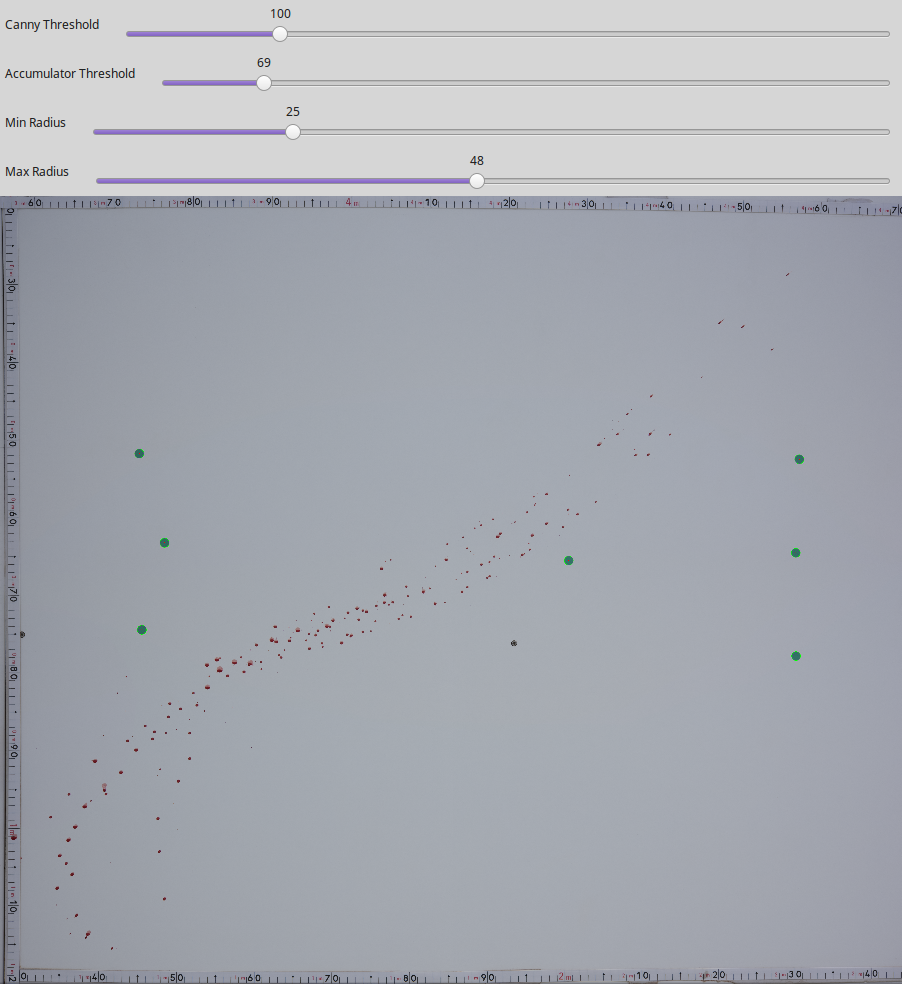
#> input picture hough_circle_blood_sppatter.png, 902 x 984 px, found by its file name
$ python stain_segmentation.py ../hough_circle_blood_spatter_2.png   (older library calls are emulated)
#> lines starting #> are read from the running program, lines starting #| are printed output that depends on the picture; after the words box and inside, x2 and y2 are one past the last pixel; in counts of white or black regions, pixels touching at a corner belong together
### image processing v1/pattern.py
import numpy as np
import matplotlib.pyplot as plt
import matplotlib.patches as patches
from scipy.stats import kde
from scipy.spatial import ConvexHull
import cv2
import os
import csv
import progressbar

class Pattern:

    def __init__(self, stains=[]):
        self.contours = []
        self.stains = stains
        self.scale = 7.0
        self.elliptical_stains = []
        self.image = None
        self.name = ""
        self.summary_data = []
        self.plots = {}
        for stain in self.stains:
            if stain.ellipse:
                self.elliptical_stains.append(stain)

    def add_stain(self, stain):
        self.stains.append(stain)
        if stain.major_axis != None:
            self.elliptical_stains.append(stain)

    # [154 lines left out: functions convergence, plot_convergence, plot_intersection_scatter, plot_density_heatmap, calculate_convergence_box, line_intersection and 2 more, not called in this run]

    def calculate_summary_data(self, to_calculate, batch=False):
        bar = progressbar.ProgressBar(max_value=3)
        poly, r_squared,  ratio_stain_number, ratio_stain_area, str_convergence, str_box = [""]*6
        bar.update(0)
        if to_calculate['linearity']:
            poly, r_squared = self.linearity()
            r_squared = "{:.4f}".format(r_squared)
        bar.update(1)
        if to_calculate['distribution']:
            ratio_stain_number, ratio_stain_area = self.distribution()
            ratio_stain_area = "{:.3e}".format(ratio_stain_area)
            ratio_stain_number = "{:.3e}".format(ratio_stain_number)
        bar.update(2)
        if to_calculate['convergence']:
            box, convergence_point = self.convergence()
            str_box = "lower left (x,y) : ({:.1f},{:.1f}) Width : {:.1f} Height : {:.1f}".format(
                box.get_x(), box.get_y(), box.get_width(), box.get_height())
            str_convergence = "({:.1f}, {:.1f})".format(*convergence_point)

        bar.update(3)
        if not batch:
            plt.show()
        self.summary_data = [poly, r_squared,  ratio_stain_number, ratio_stain_area, str_convergence, str_box]
        return self.summary_data

    def get_summary_data(self, to_calculate, batch=False):
        return self.summary_data if len(self.summary_data) > 0 else self.calculate_summary_data(to_calculate, batch)

    def clear_data(self):
        self.stains = []
        self.summary_data = []
        self.plots = {}

    def export(self, save_path, metrics, batch=False):
        file_name = os.path.splitext(save_path)[0]
        data = self.get_summary_data(metrics, batch)
        with open(file_name + '_pattern.csv', 'w', newline='') as csvfile:
            data_writer = csv.writer(csvfile, delimiter=',',
                                    quotechar='"', quoting=csv.QUOTE_MINIMAL)
            metrics = ["Linearity - Polyline fit", "R^2", "Distribution - ratio stain number to convex hull area",
                                    "ratio stain area to convex hull area", "Convergence - point of highest density", "box of %60 of intersections"]
            for i in range(len(metrics)):
                data_writer.writerow([metrics[i], data[i]])

        for name, figure in self.plots.items():
            figure.savefig(file_name + "_" + name + ".png")


### image processing v1/bloodstain.py
import cv2
import json
import numpy as np
import csv

class Stain:

    def __init__(self, id, contour, scale, original): # scale in px per mm
        self.contour = contour
        self.id = id
        moment = cv2.moments(contour)
        self.original = original
        self.position = (int(moment['m10'] / moment['m00']), int(moment['m01'] / moment['m00'])) if moment['m00'] > 0 else (10,10)
        self.ellipse = cv2.fitEllipse(self.contour) if len(self.contour) >= 5 else None
        self.area = cv2.contourArea(self.contour)
        self.area_mm = self.area * (1 / scale ** 2)
        self.major_axis = None
        if self.ellipse is not None:
            (self.x_ellipse, self.y_ellipse), (self.width, self.height), self.angle = self.ellipse
            self.major_axis = self.calculate_major_axis()
        else:
            self.x_ellipse, self.y_ellipse, self.width, self.height, self.angle = [None] * 5

    def draw_ellipse(self, image):

        if self.ellipse is not None:
           cv2.ellipse(image, self.ellipse, (0,255,0), 2)

    def circularity(self):
        if self.ellipse:
            return self.width / self.height
        else:
            return float('inf')

    def orientaton(self):
        if self.ellipse:
            if self.direction()[0] == "left":
                gamma = (self.angle + 180) % 360
            else:
                gamma = self.angle
            return [self.angle, gamma]
        return [float('inf'), float('inf')]


    def direction(self):
        if self.ellipse:
            x = self.x_ellipse
            angle = self.angle
            left_half = []
            right_half = []

            for pt in self.contour:
                pt = pt[0]
                side = (pt[0] - x)
                if side > 1:
                    right_half.append(pt)
                else:
                    left_half.append(pt)
            left_half = np.array(left_half)

            right_half = np.array(right_half)

        else:
            left_half = self.contour[ : len(self.contour) // 2]
            right_half = self.contour[len(self.contour) // 2 : ]
            angle = float('inf')

        if np.abs(self.area_half(left_half) - self.area_half(right_half)) <= 0.005:
            direction = "?"
        elif self.area_half(left_half) < self.area_half(right_half):
            if angle < 90:
                direction = ("left", "down")
            else:
                direction = ("left", "up")
        else:
            if angle < 90:
                direction = ("right", "up")
            else:
                direction = ("right", "down")

        return direction

    def calculate_major_axis(self):
        x = self.position[0]
        y = self.position[1]
        direction = self.direction()

        if self.angle:
            pty = np.cos(np.deg2rad(self.angle)) * 1000000
            ptx = np.sin(np.deg2rad(self.angle)) * 1000000
            x0 = int(x + ptx)
            x1 = int(x - ptx)
            y0 = int(y - pty)
            y1 = int(y + pty)

            if direction != "?":
                if direction[0] == "left":
                    x_use = max(x0, x1)
                else:
                    x_use = min(x0, x1)
                if direction[1] == "up":
                    y_use = max(y0, y1)
                else:
                    y_use = min(y0, y1)
                # print(x, y)
                return sorted([(x, y), (int(x_use), int(y_use))], key=lambda x : x[0])
            return sorted([(int(x0), int(y0)), (int(x1), int(y1))], key=lambda x : x[0])

    def area_half(self, half_contour):
        if len(half_contour) > 0:
            hull_half = cv2.contourArea(cv2.convexHull(half_contour))
            if hull_half > 0:
                return cv2.contourArea(half_contour) / hull_half
        return -1


    def intensity(self, image):
        grey = cv2.cvtColor(self.original, cv2.COLOR_BGR2GRAY)
        mask = np.zeros(grey.shape, np.uint8)
        cv2.drawContours(mask, [self.contour], 0, 255, -1)
        intensity = cv2.mean(grey, mask=mask)
        return intensity[0] / 255

    def solidity(self):
        '''regularity of element margin'''
        hull = cv2.convexHull(self.contour)
        hull_area = cv2.contourArea(hull)
        if hull_area > 0:
            return self.area / hull_area
        else:
            return None

    def annotate(self, image, annotations={
        'ellipse':True, 'id':True, 'directionality':False,
        'center':True, 'gamma':False, 'direction_line': False}):
        font = cv2.FONT_HERSHEY_SIMPLEX
        text = ""
        # if len(self.left_half) > 0:
        #    cv2.drawContours(image, [self.left_half], 0, (255,255,0), 3)
        #    cv2.drawContours(image, [self.right_half], 0, (255,255,0), 3)

        if annotations['ellipse'] and self.ellipse:
            self.draw_ellipse(image)
        if annotations['id']:
            text += str(self.id)
        if annotations['directionality']:
            text += " " + str(self.direction())
        if annotations['center']:
            cv2.circle(image, (self.position[0], self.position[1]), 2, (255, 255, 255), -1)
        if annotations['gamma']:
            text += " " + str(self.orientaton()[1])
        if annotations['direction_line'] and self.angle:
            cv2.line(image , self.major_axis[0], self.major_axis[1], (255,0,0), 2)
        cv2.putText(image, text, (int(self.position[0] + 10), int(self.position[1] + 30)), font, 1, (0,255,255), 2, cv2.LINE_AA)

    def label(self):
        points = [x[0] for x in self.contour.tolist() ]

        return [self.id] + points

    # [6 lines left out: function obj_format, not called in this run]

    def get_summary_data(self):
        summary_data = [self.id, self.position[0], self.position[1], int(self.area), self.area_mm, self.width, self.height, \
                self.orientaton()[0], self.orientaton()[1], str(self.direction()), self.solidity(), self.circularity(), self.intensity(self.original)]
        formatted = []
        for data in summary_data:
            if (data == float('inf')):
                data = None
            if (isinstance(data, float)):
                formatted.append("{:.3f}".format(data))
            else:
                formatted.append(data)
        return formatted

    def write_data(self, writer):
        writer.writerow(self.get_summary_data())


### image processing v1/parse_arguements.py
from argparse import ArgumentParser

def parse_args():
    parser = ArgumentParser(description='Segment bloodstains in an spatter pattern')
    parser.add_argument("-f", "--file", dest="filename",
                        help="file from base path", metavar="FILE")
    parser.add_argument("-F", "--AbsoluteFile", help="file from root", dest="full_path")
    parser.add_argument("-s", "--scale", dest="scale", type=float,
                        help="scale in pixels per mm", metavar="SCALE", default=7)
    parser.add_argument("-o", "--OutputPath", dest="output_path",
                        help="folder and base name for output", metavar="OUTPUT_PATH")
    parser.add_argument("-b", "--batch", dest="batch",  default=False,
                        help="Do not display preview or interactive graph output", metavar="BATCH")

    args = parser.parse_args()
    return vars(args)

# [13 lines left out: function parse_batch_args, not called in this run]

### image processing v1/stain_segmentation.py
import cv2
import numpy as np
import sys
import os
import time
from matplotlib import pyplot as plt
import bloodstain
import json
import csv
from parse_arguements import parse_args
from pattern import Pattern
import progressbar

# path = '/home/cosc/student/cba62/blood-spatter-analysis/Neural Net/bloodstains/cast-off/'
#path = "./images/"
path = '/media/cba62/Elements/Cropped Data/'
save_path = '/media/cba62/Elements/Result_data/'
pattern = Pattern()

def CLI(args={}):
    args = parse_args() if not args else args
    print(args)
    filename = None if not args['filename'] else path + args['filename']
    full_path = args['full_path']
    if full_path:
        filename = full_path

    if not filename:
        print("No file selected")
        return
    print("\nProcessing: " + filename)

    save_path = set_save_path(filename, args['output_path'])
    pattern.scale = args['scale']
    if pattern.scale < 1:
        print("Warning scale is less than 1")

    image = cv2.imread(filename)
#> image is the input picture: shape (984, 902, 3); mean B, G, R 178.5, 171, 167.6
    orginal = cv2.imread(filename)

    if image is None:
        print("No image file found")
        return

    batch = args['batch']

    height, width = image.shape[:2]
    pattern.image = image
    pattern.name = filename
    print("Segmenting stains")
    result = stain_segmentation(image, orginal)
    cv2.drawContours(image, pattern.contours, -1, (255,0,255), 3)
    for stain in pattern.stains:
            stain.annotate(image)
    if not batch:
        result_preview(result)
    print("Analysing Stains")
    export_stain_data(save_path)
    print("\nCalculating Pattern Metrics")
    pattern.export(save_path, batch)
    cv2.imwrite(save_path + '-result.jpg', result)
    print("\nResults found in files beginning: " + save_path)
    print("Done :)")


def set_save_path(full_path, output_path):
    if output_path:
        return output_path

    if full_path:
        save_path = os.path.splitext(full_path)[0]
    else:
        save_path =  '/media/cba62/Elements/Result_data/' + args['filename']
    save_path = os.path.splitext(save_path)[0]
    return save_path

def stain_segmentation(image, orginal):
   # t0 = time.time()

    # plt.hist(hsv_img.ravel(), 256, [0, 255])
    # plt.xlim([0, 360])
    # plt.show()]
    pattern.clear_data()
    hsv_img = cv2.cvtColor(image, cv2.COLOR_BGR2HSV)
#> hsv_img: shape (984, 902, 3); mean H, S, V 88.6, 17.2, 178.7

    blur = cv2.GaussianBlur(image, (3,3), 0)
    gray = cv2.cvtColor(blur, cv2.COLOR_BGR2GRAY)
    gray_hsv = cv2.cvtColor(hsv_img, cv2.COLOR_BGR2GRAY)
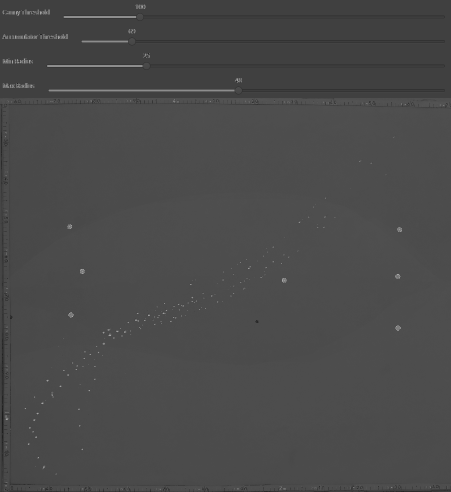
#> gray_hsv: shape (984, 902) (shown at 1/2 size); min 6, max 233, mean 73.6

    thresh = binarize_image(image, gray_hsv)
    thresh2 = binarize_image(image, gray)
    thresh2 = cv2.bitwise_not(thresh2)
    hist = cv2.calcHist( [gray_hsv], [0], None, [256], [0, 256] )
    remove_circle_markers(gray, thresh)
    remove_circle_markers(gray, thresh2)
    thresh = cv2.bitwise_and(thresh, thresh2)
    kernel = np.ones((3,3),np.uint8)

    erosion = cv2.erode(thresh, kernel, iterations = 2)
    thresh = cv2.dilate(erosion, kernel, iterations = 2)

    im2, contours, hierarchy = cv2.findContours(thresh, cv2.RETR_TREE, cv2.CHAIN_APPROX_SIMPLE)
    pattern.contours = contours
    # cv2.drawContours(image, contours, -1, (255,0,255), 3)

    analyseContours(contours, orginal, image, pattern.scale)

    # label_stains()

    # t1 = time.time()
    return image

def crop_image(image):
    x, y, w, h = remove_rulers(cv2.cvtColor(image, cv2.COLOR_BGR2GRAY))
    return image[y:y+h, x:x+w]

# [15 lines left out: function label_stains, not called in this run]

def analyseContours(contours, orginal, image, scale):
   # area = float('inf')
    count = 0
    for contour in contours:
        if cv2.contourArea(contour) > 0:
            stain = bloodstain.Stain(count, contour, scale, orginal)
            pattern.add_stain(stain)
            count += 1
    print("Found {} stains".format(count))

def export_stain_data(save_path, progressBar=False):

    with open(save_path + '_data.csv', 'w', newline='') as csvfile:
        data_writer = csv.writer(csvfile, delimiter=',',
                                quotechar='"', quoting=csv.QUOTE_MINIMAL)
        data_writer.writerow(["id", "position x", "position y", "area px", "area_mm", "width ellipse", "height ellipse", \
                        "angle", "gamma", "direction", "solidity", "circularity", "intensity"])
        with open(save_path + "_stains.csv", 'w') as point_file:
            points_writer = csv.writer(point_file, delimiter=',',
                                quotechar='"', quoting=csv.QUOTE_MINIMAL)
            i = 0
            for stain in progressbar.progressbar(pattern.stains):
                stain.write_data(data_writer)
                points_writer.writerow(stain.label())
                if (progressBar):
                    i += (1 / len(pattern.stains)) * 50
                    progressBar.setValue(i)


# [7 lines left out: function export_obj, not called in this run]

def result_preview(img_original) :
    print("Press 'q' to close preview")
    while True:
        # plt.hist(hsv_img.ravel(), 256, [0, 255])
        # plt.xlim([0, 360])
        # plt.show()
        small = cv2.resize(img_original, (0,0), fx=0.25, fy=0.25)
        cv2.imshow('Blood Spatter', small)

        if cv2.waitKey(100) & 0xFF == ord('q'):
            cv2.destroyAllWindows()
            break

def remove_circle_markers(gray, img):
    circles = cv2.HoughCircles(gray, cv2.HOUGH_GRADIENT, 1, 20, param1=100,
                                param2=58, minRadius=24, maxRadius=82)

    if circles is not None:
        circles = np.uint16(np.around(circles))
        for i in circles[0,:]:
            cv2.circle(img, (i[0],i[1]),i[2] + 10, (0,0,0), -2)

# [67 lines left out: functions remove_rulers, remove_bottom, line_count, not called in this run]


def binarize_image(img_original, gray) :

    ret, thresh = cv2.threshold(gray, 0, 255, cv2.THRESH_TRIANGLE)
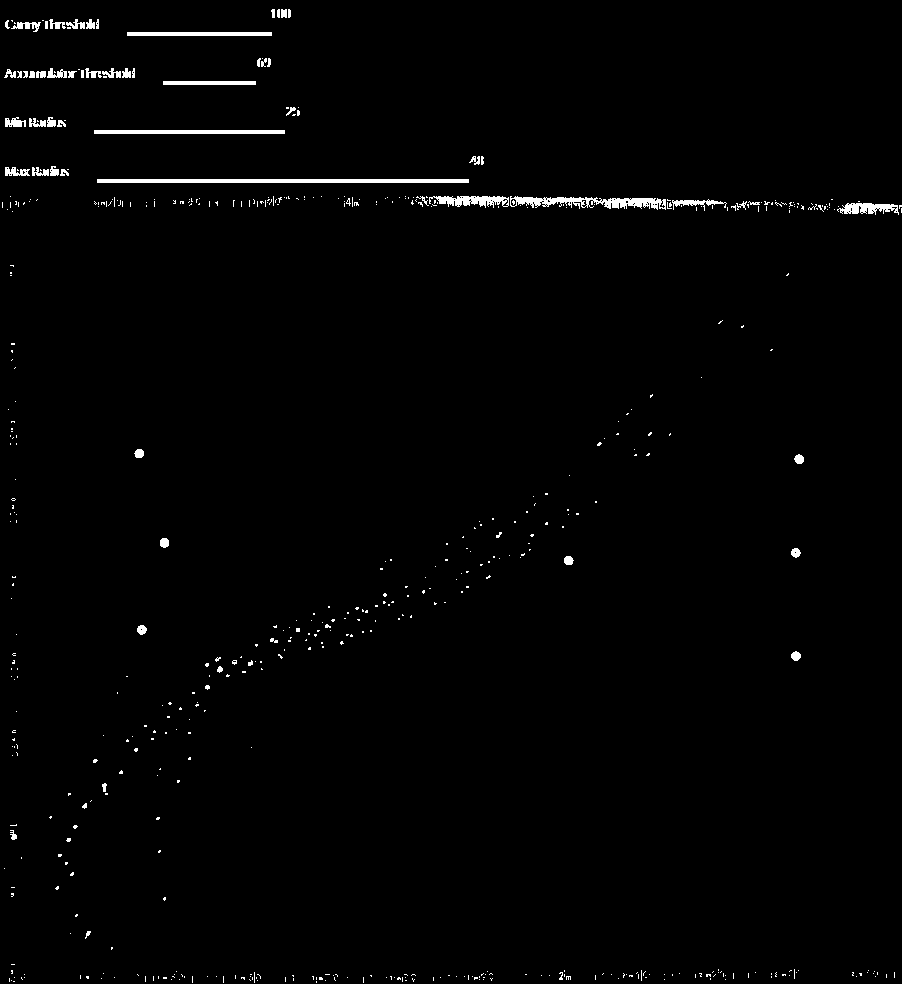
#> thresh: shape (984, 902); 1.2% white; 572 white regions (509 under 20 px), largest, box (x1, y1, x2, y2) and area: (97, 179, 469, 183) 1488, (510, 196, 666, 210) 1106, (94, 130, 285, 134) 764
#> ret = 81
    # thresh = cv2.bitwise_not(thresh)

    kernel = np.ones((3,3),np.uint8)
    erosion = cv2.erode(thresh, kernel, iterations = 2)
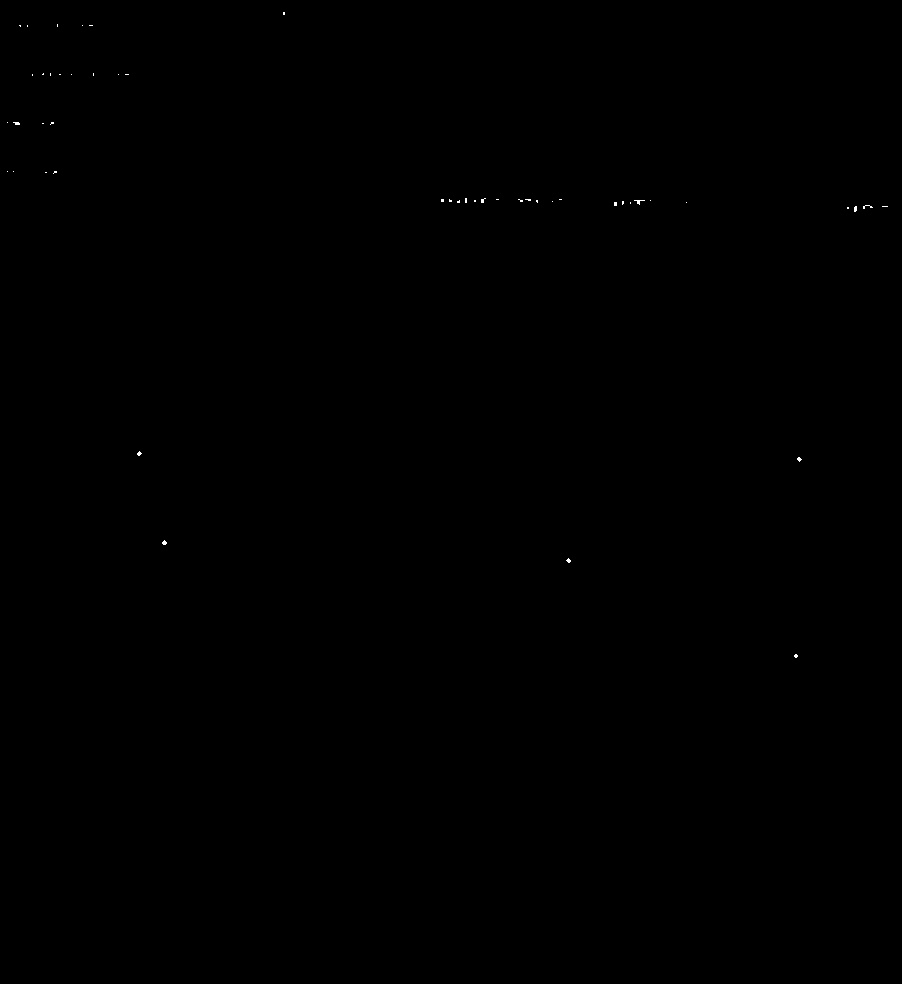
#> erosion: shape (984, 902); 0.04% white in thin lines or dots, all inside (x1, y1, x2, y2) = (7, 12, 888, 658)
    dilation = cv2.dilate(erosion, kernel, iterations = 2)
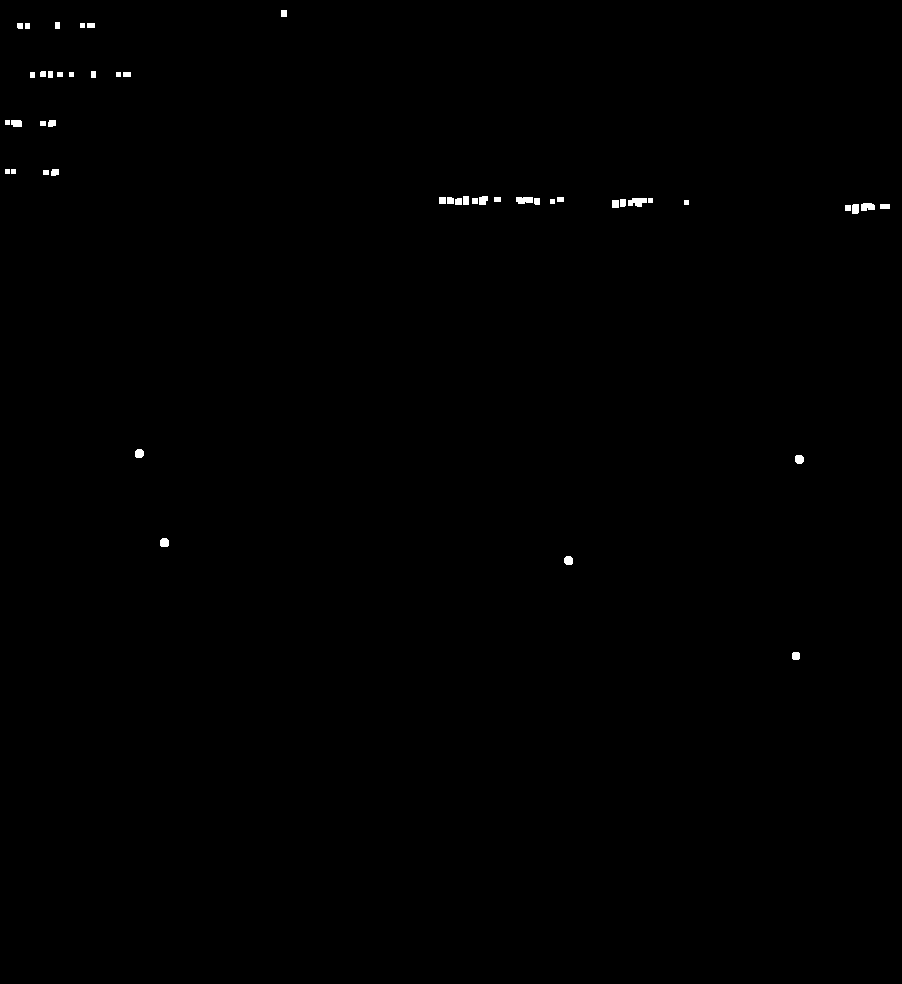
#> dilation: shape (984, 902); 0.25% white; 47 white regions, largest, box (x1, y1, x2, y2) and area: (628, 198, 647, 207) 128, (516, 197, 533, 204) 105, (861, 203, 875, 211) 96

    return thresh


if __name__ == '__main__':
    CLI()
#> (the rest of the program and of its run is left out)
